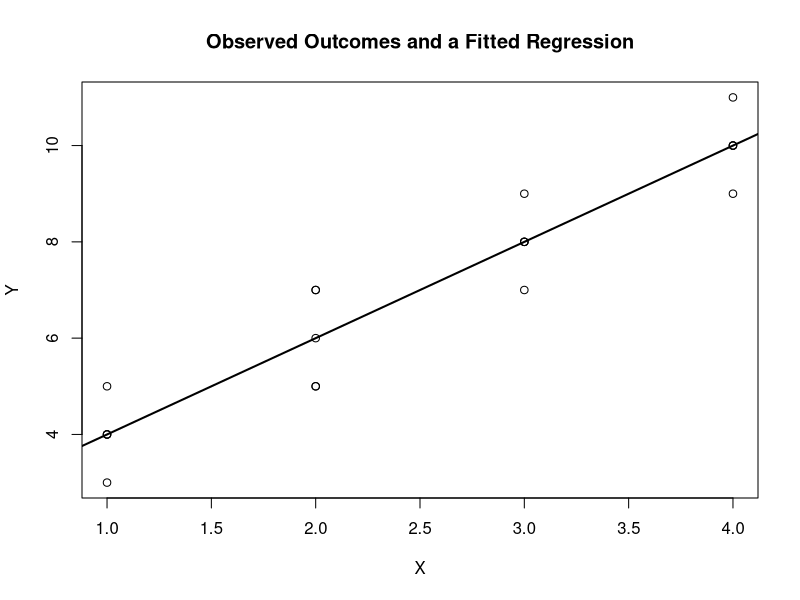
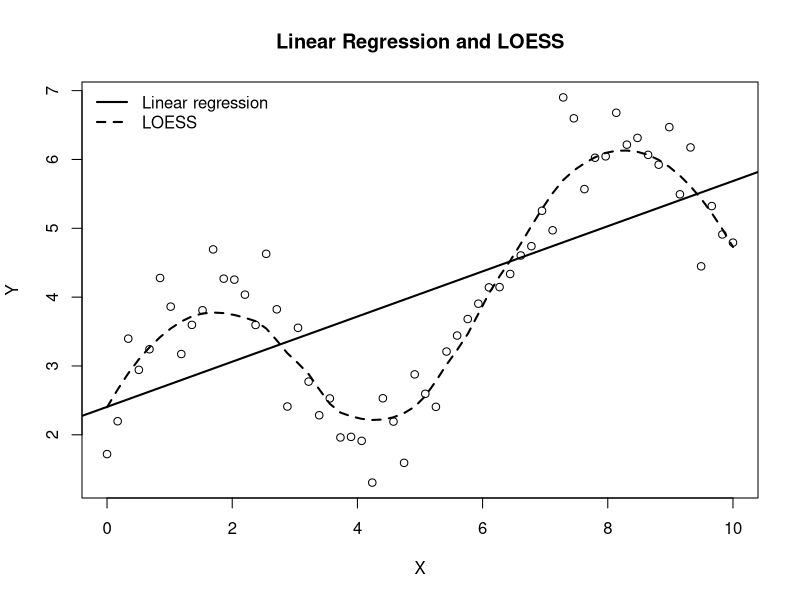
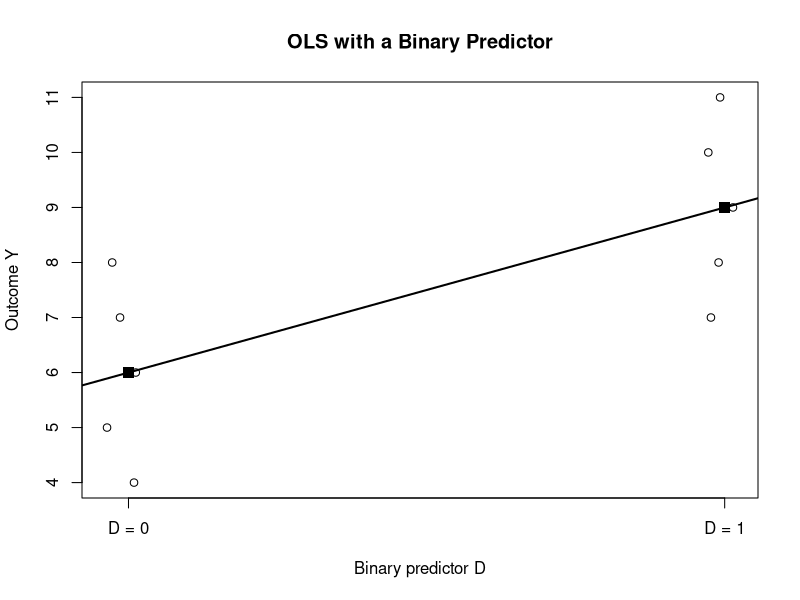
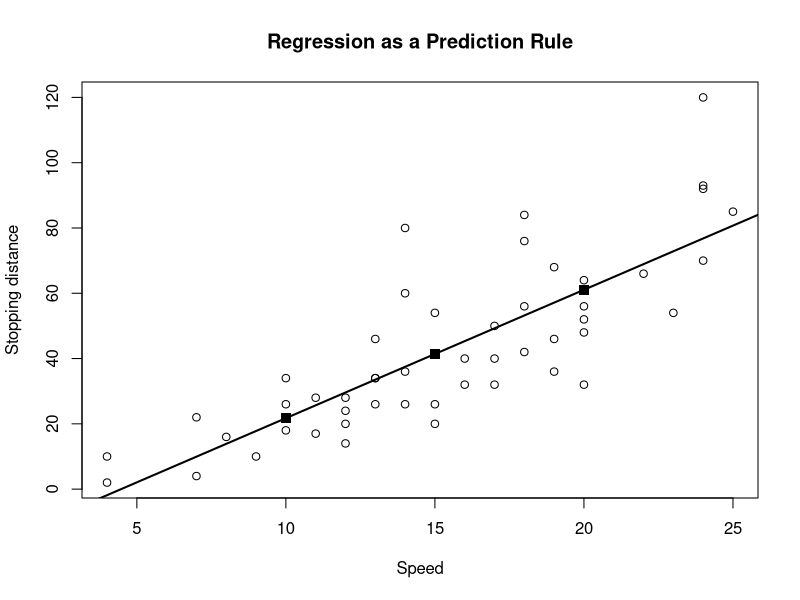
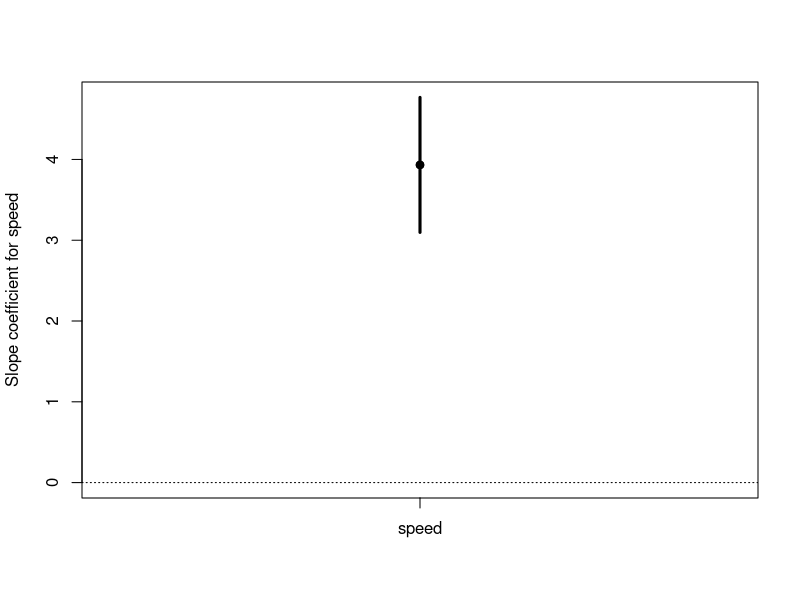
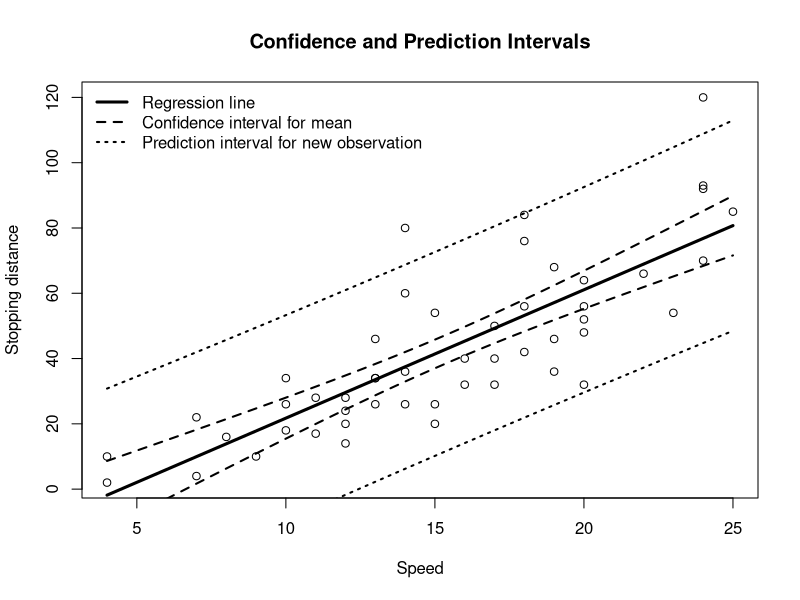
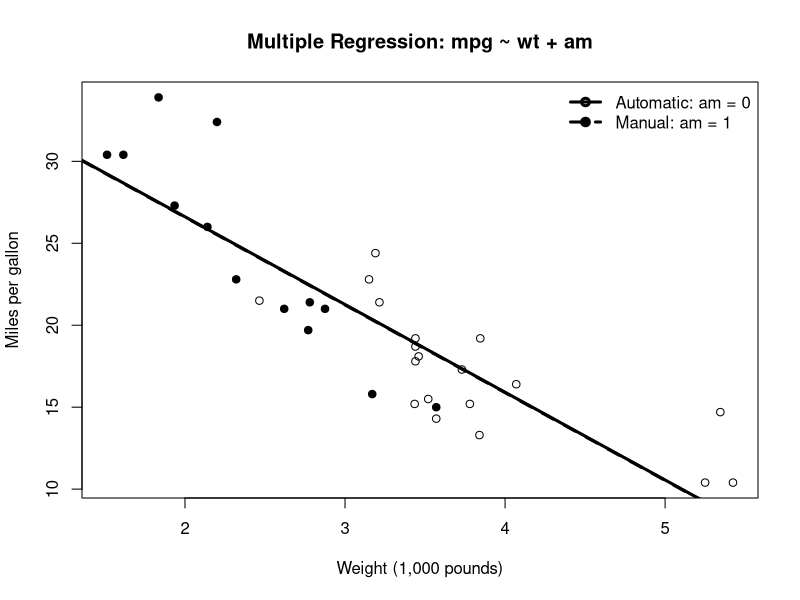
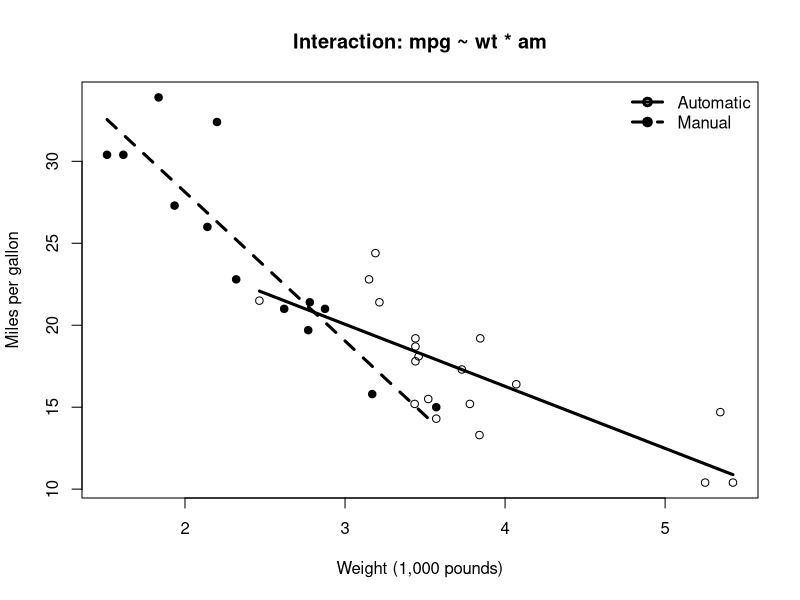

These figures' R source, in order:
## ---- chunk 1
knitr::opts_chunk$set(
  echo = TRUE,
  message = FALSE,
  warning = FALSE,
  fig.width = 7,
  fig.height = 5
)
## ---- chunk 2
x <- rep(c(1, 2, 3, 4), each = 5)
y <- c(3, 4, 4, 5, 4,
       5, 5, 6, 7, 7,
       7, 8, 8, 9, 8,
       9, 10, 11, 10, 10)

dat <- data.frame(x, y)

tapply(dat$y, dat$x, mean)

fit <- lm(y ~ x, data = dat)
summary(fit)

plot(
  dat$x,
  dat$y,
  xlab = "X",
  ylab = "Y",
  main = "Observed Outcomes and a Fitted Regression"
)
abline(fit, lwd = 2)
## ---- chunk 3
# A binary outcome: 1 = employed, 0 = not employed.
employed <- c(1, 1, 1, 1, 0, 1, 1, 1, 0, 1)

mean(employed)   # 0.8

# Every person is a 0 or a 1, so no one has the value 0.8:
sort(unique(employed))

# For a binary Y the conditional mean IS the probability that Y = 1.
# A count outcome makes the same point:
visits <- c(7, 9, 10, 11, 14)
mean(visits)     # 10.2 -- not a possible number of visits
## ---- chunk 4
set.seed(123)

x <- seq(0, 10, length.out = 60)
y <- 2 + 0.35 * x + 1.5 * sin(x) + rnorm(60, sd = 0.5)

dat_curve <- data.frame(x, y)

fit_linear <- lm(y ~ x, data = dat_curve)
fit_loess <- loess(y ~ x, data = dat_curve, span = 0.60)

plot(
  dat_curve$x,
  dat_curve$y,
  xlab = "X",
  ylab = "Y",
  main = "Linear Regression and LOESS"
)
abline(fit_linear, lwd = 2)

ord <- order(dat_curve$x)
lines(
  dat_curve$x[ord],
  predict(fit_loess)[ord],
  lwd = 2,
  lty = 2
)

legend(
  "topleft",
  legend = c("Linear regression", "LOESS"),
  lty = c(1, 2),
  lwd = 2,
  bty = "n"
)
## ---- chunk 5
set.seed(42)

# Continuous outcome
x_cont <- runif(200, 0, 10)
y_cont <- 4 + 2 * x_cont + rnorm(200, sd = 3)
dat_cont <- data.frame(x = x_cont, y_cont = y_cont)
fit_ols <- lm(y_cont ~ x, data = dat_cont)

# Binary outcome
x_binary <- runif(200, 0, 10)
p_binary <- 1 / (1 + exp(-(-3 + 0.6 * x_binary)))
y_binary <- rbinom(200, size = 1, prob = p_binary)
dat_binary <- data.frame(x = x_binary, y_binary = y_binary)
fit_logit <- glm(
  y_binary ~ x,
  family = binomial(link = "logit"),
  data = dat_binary
)

# Count outcome
x_count <- runif(200, 0, 5)
lambda <- exp(0.4 + 0.25 * x_count)
count <- rpois(200, lambda = lambda)
dat_count <- data.frame(x = x_count, count = count)
fit_pois <- glm(
  count ~ x,
  family = poisson(link = "log"),
  data = dat_count
)

# Flexible conditional-mean smoother
fit_loess <- loess(y ~ x, data = dat_curve)

summary(fit_ols)
summary(fit_logit)
summary(fit_pois)
## ---- chunk 6
# Zeros are ordinary observations in count data:
sum(dat_count$count == 0)
min(dat_count$count)

# But no fitted value is ever zero, because lambda = exp(X %*% beta) > 0 always:
lambda_hat <- fitted(fit_pois)
min(lambda_hat)

# The model never predicts zero; it assigns zero a probability.
# At the smallest fitted mean, P(Y = 0) = exp(-lambda):
exp(-min(lambda_hat))
## ---- chunk 7
D <- c(rep(0, 5), rep(1, 5))
Y <- c(4, 5, 6, 7, 8,
       7, 8, 9, 10, 11)

dat_binary_ols <- data.frame(D, Y)

fit_binary <- lm(Y ~ D, data = dat_binary_ols)
summary(fit_binary)
coef(fit_binary)

mean(dat_binary_ols$Y[dat_binary_ols$D == 0])
mean(dat_binary_ols$Y[dat_binary_ols$D == 1])
mean(dat_binary_ols$Y[dat_binary_ols$D == 1]) -
  mean(dat_binary_ols$Y[dat_binary_ols$D == 0])
## ---- chunk 8
plot(
  jitter(dat_binary_ols$D, amount = 0.04),
  dat_binary_ols$Y,
  xaxt = "n",
  xlab = "Binary predictor D",
  ylab = "Outcome Y",
  main = "OLS with a Binary Predictor"
)
axis(1, at = c(0, 1), labels = c("D = 0", "D = 1"))

abline(fit_binary, lwd = 2)
points(
  c(0, 1),
  c(
    mean(dat_binary_ols$Y[dat_binary_ols$D == 0]),
    mean(dat_binary_ols$Y[dat_binary_ols$D == 1])
  ),
  pch = 15,
  cex = 1.5
)
## ---- chunk 9
fit_cars <- lm(dist ~ speed, data = cars)
summary(fit_cars)
coef(fit_cars)

# Predictions for training observations
train_predictions <- predict(fit_cars)
head(data.frame(
  speed = cars$speed,
  observed_dist = cars$dist,
  predicted_dist = train_predictions
))

# Predictions for new cases
new_cases <- data.frame(speed = c(10, 15, 20))
new_cases$predicted_dist <- predict(
  fit_cars,
  newdata = new_cases
)
new_cases

# Reproduce predict() literally from the coefficients
b <- coef(fit_cars)
manual_predictions <- b[1] + b[2] * new_cases$speed
cbind(new_cases, manual_predictions = manual_predictions)
## ---- chunk 10
plot(
  cars$speed,
  cars$dist,
  xlab = "Speed",
  ylab = "Stopping distance",
  main = "Regression as a Prediction Rule"
)
abline(fit_cars, lwd = 2)
points(
  new_cases$speed,
  new_cases$predicted_dist,
  pch = 15,
  cex = 1.4
)
## ---- chunk 11
confint(fit_cars, level = 0.95)

coef_table <- summary(fit_cars)$coefficients
coef_table

b_speed <- coef_table["speed", "Estimate"]
se_speed <- coef_table["speed", "Std. Error"]

# Approximate 95% confidence interval
b_speed + c(-1, 1) * 2 * se_speed
## ---- chunk 12
fit_cars <- lm(dist ~ speed, data = cars)

summary(fit_cars)$r.squared

mse_mean_only <- mean(
  (cars$dist - mean(cars$dist))^2
)

mse_model <- mean(
  (cars$dist - predict(fit_cars))^2
)

mse_mean_only
mse_model
1 - mse_model / mse_mean_only
## ---- chunk 13
set.seed(7)

# The true DGP: Y = f(X) + epsilon, with f known to us only in a simulation.
f <- function(x) 2 + 0.8 * x
sigma <- 2

simulate_data <- function(n) {
  x <- runif(n, 0, 10)
  data.frame(x = x, y = f(x) + rnorm(n, sd = sigma))
}

# A large test set, used to measure out-of-sample prediction error.
test <- simulate_data(5000)

# The oracle: predict using the TRUE f. No model can beat this.
oracle_mse <- mean((test$y - f(test$x))^2)

# Fit on training samples of different sizes and score on the same test set.
test_mse_at <- function(n) {
  train <- simulate_data(n)
  fit <- lm(y ~ x, data = train)
  mean((test$y - predict(fit, newdata = test))^2)
}

round(
  c(
    irreducible = sigma^2,      # Var(epsilon): the floor
    oracle      = oracle_mse,   # the true f, estimated on nothing
    n_25        = test_mse_at(25),
    n_250       = test_mse_at(250),
    n_10000     = test_mse_at(10000)
  ),
  3
)
## ---- chunk 14
fit <- lm(dist ~ speed, data = cars)

# 1. Confidence intervals for regression coefficients
confint(fit)

# 2. Confidence interval for the conditional mean at speed = 15
predict(
  fit,
  newdata = data.frame(speed = 15),
  interval = "confidence"
)

# 3. Prediction interval for one new observation at speed = 15
predict(
  fit,
  newdata = data.frame(speed = 15),
  interval = "prediction"
)
## ---- chunk 15
fit <- lm(dist ~ speed, data = cars)

# The variance-covariance matrix: variances on the diagonal,
# covariances off it.
vcov(fit)

# As a correlation, the two estimates are nearly redundant:
cov2cor(vcov(fit))

# The off-diagonal entry is exactly -xbar * Var(beta1hat):
c(
  off_diagonal = vcov(fit)["(Intercept)", "speed"],
  formula      = -mean(cars$speed) * vcov(fit)["speed", "speed"]
)

# CORRECT interval for the conditional mean at speed = 15:
predict(fit, newdata = data.frame(speed = 15), interval = "confidence")

# NAIVE first difference: hold the intercept fixed and swing the slope
# across the ends of its own confidence interval.
coef(fit)[1] + confint(fit)["speed", ] * 15
## ---- chunk 16
V <- vcov(fit)
x <- 15

terms <- c(
  var_b0     = V[1, 1],
  x2_var_b1  = x^2 * V[2, 2],
  cross_term = 2 * x * V[1, 2]
)
terms
sum(terms)

# Standard errors: correct versus naive.
c(
  correct = sqrt(sum(terms)),
  naive   = x * sqrt(V[2, 2])
)

# The general formula, c' V c, reproduces what predict() reports:
cvec <- c(1, x)
sqrt(t(cvec) %*% V %*% cvec)
## ---- chunk 17
fit0 <- lm(dist ~ speed - 1, data = cars)

vcov(fit0)   # a 1x1 matrix

predict(fit0, newdata = data.frame(speed = 15), interval = "confidence")

confint(fit0)["speed", ] * 15   # identical, to every printed digit
## ---- chunk 18
tq <- qt(0.975, df.residual(fit))
s  <- summary(fit)$sigma

naive_width <- function(x) 2 * tq * x * sqrt(V[2, 2])
ci_width    <- function(x) 2 * tq * sqrt(V[1, 1] + x^2 * V[2, 2] + 2 * x * V[1, 2])
pi_width    <- function(x) 2 * tq * sqrt(s^2 + V[1, 1] + x^2 * V[2, 2] + 2 * x * V[1, 2])

# The one x where the shortcut happens to be right:
# solve Var(b0) + 2x Cov = 0  =>  x* = mean(x^2) / (2 * mean(x))
xstar <- mean(cars$speed^2) / (2 * mean(cars$speed))

xs <- c(0, 5, xstar, mean(cars$speed), 20, 25, 100)
round(
  data.frame(
    x             = xs,
    naive         = naive_width(xs),
    correct_ci    = ci_width(xs),
    prediction    = pi_width(xs),
    naive_over_ci = naive_width(xs) / ci_width(xs)
  ),
  3
)

range(cars$speed)   # x* falls INSIDE the observed data
## ---- chunk 19
# Simple model: the difference depends on beta1 alone, so both agree.
c(
  full  = sqrt(t(c(0, 5)) %*% vcov(fit) %*% c(0, 5)),
  naive = 5 * sqrt(vcov(fit)["speed", "speed"])
)

# Quadratic model: the same difference now loads on TWO coefficients.
fitq <- lm(dist ~ speed + I(speed^2), data = cars)
cq <- c(0, 20 - 15, 20^2 - 15^2)

c(
  full  = sqrt(t(cq) %*% vcov(fitq) %*% cq),
  naive = 5 * sqrt(vcov(fitq)["speed", "speed"]),
  corr  = cov2cor(vcov(fitq))["speed", "I(speed^2)"]
)
## ---- chunk 20
fit <- lm(dist ~ speed, data = cars)

slope <- coef(fit)["speed"]
slope_ci <- confint(fit)["speed", ]

plot(
  1, slope,
  xlim = c(0.5, 1.5),
  ylim = range(c(0, slope_ci)),
  xaxt = "n",
  xlab = "",
  ylab = "Slope coefficient for speed",
  pch = 19
)

segments(
  x0 = 1,
  y0 = slope_ci[1],
  x1 = 1,
  y1 = slope_ci[2],
  lwd = 3
)

points(1, slope, pch = 19)
axis(1, at = 1, labels = "speed")
abline(h = 0, lty = 3)
## ---- chunk 21
fit <- lm(dist ~ speed, data = cars)

speed_grid <- data.frame(
  speed = seq(
    from = min(cars$speed),
    to = max(cars$speed),
    length.out = 200
  )
)

conf_band <- predict(
  fit,
  newdata = speed_grid,
  interval = "confidence",
  level = 0.95
)

pred_band <- predict(
  fit,
  newdata = speed_grid,
  interval = "prediction",
  level = 0.95
)

plot(
  cars$speed,
  cars$dist,
  xlab = "Speed",
  ylab = "Stopping distance",
  main = "Confidence and Prediction Intervals"
)

lines(speed_grid$speed, conf_band[, "fit"], lwd = 3)
lines(speed_grid$speed, conf_band[, "lwr"], lty = 2, lwd = 2)
lines(speed_grid$speed, conf_band[, "upr"], lty = 2, lwd = 2)
lines(speed_grid$speed, pred_band[, "lwr"], lty = 3, lwd = 2)
lines(speed_grid$speed, pred_band[, "upr"], lty = 3, lwd = 2)

legend(
  "topleft",
  legend = c(
    "Regression line",
    "Confidence interval for mean",
    "Prediction interval for new observation"
  ),
  lty = c(1, 2, 3),
  lwd = c(3, 2, 2),
  bty = "n"
)
## ---- chunk 22
fit <- lm(dist ~ speed, data = cars)

b <- coef(fit)

# Calculate the prediction literally from the coefficients
manual_prediction <- b[1] + b[2] * 15
manual_prediction

# Ask predict() for the point prediction
predict(
  fit,
  newdata = data.frame(speed = 15)
)
## ---- chunk 23
fit_simple <- lm(mpg ~ am, data = mtcars)
fit_multiple <- lm(mpg ~ wt + am, data = mtcars)

coef(fit_simple)
coef(fit_multiple)

# Two cars with exactly the same weight
same_weight <- data.frame(
  wt = c(3, 3),
  am = c(0, 1)
)

predicted_mpg <- predict(
  fit_multiple,
  newdata = same_weight
)

predicted_mpg
predicted_mpg[2] - predicted_mpg[1]
coef(fit_multiple)["am"]

# Two cars with the same transmission, different weight
same_transmission <- data.frame(
  wt = c(3, 4),
  am = c(0, 0)
)

predicted_mpg <- predict(
  fit_multiple,
  newdata = same_transmission
)

predicted_mpg[2] - predicted_mpg[1]
coef(fit_multiple)["wt"]
## ---- chunk 24
point_type <- ifelse(mtcars$am == 1, 19, 1)

plot(
  mtcars$wt,
  mtcars$mpg,
  pch = point_type,
  xlab = "Weight (1,000 pounds)",
  ylab = "Miles per gallon",
  main = "Multiple Regression: mpg ~ wt + am"
)

b <- coef(fit_multiple)
abline(a = b["(Intercept)"], b = b["wt"], lwd = 3)
abline(
  a = b["(Intercept)"] + b["am"],
  b = b["wt"],
  lwd = 3,
  lty = 2
)

legend(
  "topright",
  legend = c("Automatic: am = 0", "Manual: am = 1"),
  pch = c(1, 19),
  lty = c(1, 2),
  lwd = c(3, 3),
  bty = "n"
)
## ---- chunk 25
fit_interaction <- lm(mpg ~ wt * am, data = mtcars)
summary(fit_interaction)

mtcars_for_example <- mtcars
mtcars_for_example$wt_centered <-
  mtcars_for_example$wt - mean(mtcars_for_example$wt)

fit_interaction_centered <- lm(
  mpg ~ wt_centered * am,
  data = mtcars_for_example
)
summary(fit_interaction_centered)
## ---- chunk 26
set.seed(11)

alpha1 <- 2.00   # the causal effect of x on y
alpha2 <- 0.15   # the effect of the omitted confounder z on y

one_study <- function(n) {
  z <- rnorm(n)
  x <- 0.7 * z + rnorm(n)                      # x and z are related
  y <- 1 + alpha1 * x + alpha2 * z + rnorm(n)
  fit <- lm(y ~ x)                             # z omitted
  ci <- confint(fit)["x", ]
  c(est = unname(coef(fit)["x"]),
    lower = unname(ci[1]),
    upper = unname(ci[2]))
}

# What the short regression actually targets: beta1 = alpha1 + alpha2 * delta1,
# where delta1 is the population slope of z on x.
delta1 <- 0.7 / (0.7^2 + 1)
beta1 <- alpha1 + alpha2 * delta1
beta1

coverage <- function(n, reps = 2000) {
  out <- replicate(reps, one_study(n))
  c(n                 = n,
    mean_estimate     = mean(out["est", ]),
    covers_causal     = mean(out["lower", ] <= alpha1 & out["upper", ] >= alpha1),
    covers_projection = mean(out["lower", ] <= beta1  & out["upper", ] >= beta1))
}

round(rbind(coverage(100), coverage(1000), coverage(10000)), 4)
## ---- chunk 27
set.seed(9)

x <- seq(1, 10, length.out = 100)
y <- 5 + 2 * x - 0.25 * x^2 + rnorm(100, sd = 1.5)
dat_functional <- data.frame(x, y)

fit_linear <- lm(y ~ x, data = dat_functional)
fit_quadratic <- lm(y ~ x + I(x^2), data = dat_functional)
fit_cubic <- lm(y ~ x + I(x^2) + I(x^3), data = dat_functional)
fit_logx <- lm(y ~ log(x), data = dat_functional)

summary(fit_linear)$r.squared
summary(fit_quadratic)$r.squared
summary(fit_cubic)$r.squared
summary(fit_logx)$r.squared
## ---- chunk 28
fit_additive <- lm(mpg ~ wt + am, data = mtcars)
fit_interaction <- lm(mpg ~ wt * am, data = mtcars)

summary(fit_additive)
summary(fit_interaction)
## ---- chunk 29
plot(
  mtcars$wt,
  mtcars$mpg,
  pch = ifelse(mtcars$am == 0, 1, 19),
  xlab = "Weight (1,000 pounds)",
  ylab = "Miles per gallon",
  main = "Interaction: mpg ~ wt * am"
)

auto_wt <- seq(
  min(mtcars$wt[mtcars$am == 0]),
  max(mtcars$wt[mtcars$am == 0]),
  length.out = 100
)

manual_wt <- seq(
  min(mtcars$wt[mtcars$am == 1]),
  max(mtcars$wt[mtcars$am == 1]),
  length.out = 100
)

auto_pred <- predict(
  fit_interaction,
  newdata = data.frame(wt = auto_wt, am = 0)
)

manual_pred <- predict(
  fit_interaction,
  newdata = data.frame(wt = manual_wt, am = 1)
)

lines(auto_wt, auto_pred, lwd = 3)
lines(manual_wt, manual_pred, lwd = 3, lty = 2)

legend(
  "topright",
  legend = c("Automatic", "Manual"),
  pch = c(1, 19),
  lty = c(1, 2),
  lwd = c(3, 3),
  bty = "n"
)
## ---- chunk 30
set.seed(26)

x_left <- runif(35, min = 1, max = 4)
x_right <- runif(35, min = 7, max = 10)
x <- c(x_left, x_right)

y <- c(
  2 + 3 * x_left + rnorm(35, mean = 0, sd = 0.5),
  28 - x_right + rnorm(35, mean = 0, sd = 0.5)
)

gap_data <- data.frame(x = x, y = y)

fit_linear <- lm(y ~ x, data = gap_data)
fit_quadratic <- lm(y ~ x + I(x^2), data = gap_data)

new_point <- data.frame(x = 5.5)
predict(fit_linear, newdata = new_point)
predict(fit_quadratic, newdata = new_point)
## ---- chunk 31
x_grid <- seq(1, 10, length.out = 300)
new_grid <- data.frame(x = x_grid)

linear_hat <- predict(fit_linear, newdata = new_grid)
quadratic_hat <- predict(fit_quadratic, newdata = new_grid)

plot(
  gap_data$x,
  gap_data$y,
  xlab = "X",
  ylab = "Y",
  main = "Interpolation Across a Gap in the Training Data",
  pch = 19
)

rect(
  xleft = 4,
  ybottom = par("usr")[3],
  xright = 7,
  ytop = par("usr")[4],
  density = 12,
  angle = 45,
  border = NA
)

points(gap_data$x, gap_data$y, pch = 19)
lines(x_grid, linear_hat, lwd = 3)
lines(x_grid, quadratic_hat, lwd = 3, lty = 2)
abline(v = c(4, 7), lty = 3)

points(
  5.5,
  predict(fit_linear, newdata = data.frame(x = 5.5)),
  pch = 1,
  cex = 1.5,
  lwd = 2
)

points(
  5.5,
  predict(fit_quadratic, newdata = data.frame(x = 5.5)),
  pch = 2,
  cex = 1.5,
  lwd = 2
)

legend(
  "topleft",
  legend = c(
    "Linear fit",
    "Quadratic fit",
    "Gap with no training observations"
  ),
  lty = c(1, 2, NA),
  lwd = c(3, 3, NA),
  fill = c(NA, NA, "black"),
  density = c(0, 0, 35),
  angle = 45,
  border = c(NA, NA, "black"),
  bty = "n"
)
## ---- chunk 32
fit_linear <- lm(waiting ~ eruptions, data = faithful)
fit_quadratic <- lm(
  waiting ~ eruptions + I(eruptions^2),
  data = faithful
)
fit_cubic <- lm(
  waiting ~ eruptions + I(eruptions^2) + I(eruptions^3),
  data = faithful
)

summary(fit_linear)$r.squared
summary(fit_quadratic)$r.squared
summary(fit_cubic)$r.squared

new_case <- data.frame(eruptions = 7)
predict(fit_linear, newdata = new_case)
predict(fit_quadratic, newdata = new_case)
predict(fit_cubic, newdata = new_case)
## ---- chunk 33
x_grid <- seq(1.4, 7, length.out = 300)
new_grid <- data.frame(eruptions = x_grid)

plot(
  faithful$eruptions,
  faithful$waiting,
  xlim = c(1.4, 7),
  ylim = c(15, 115),
  xlab = "Eruption duration (minutes)",
  ylab = "Waiting time (minutes)",
  main = "Functional Form and Extrapolation"
)

lines(x_grid, predict(fit_linear, newdata = new_grid), lwd = 3)
lines(
  x_grid,
  predict(fit_quadratic, newdata = new_grid),
  lwd = 3,
  lty = 2
)
lines(
  x_grid,
  predict(fit_cubic, newdata = new_grid),
  lwd = 3,
  lty = 3
)

abline(v = max(faithful$eruptions), lty = 2)

legend(
  "topleft",
  legend = c("Linear", "Quadratic", "Cubic"),
  lty = c(1, 2, 3),
  lwd = c(3, 3, 3),
  bty = "n"
)
## ---- chunk 34
fit_loess <- loess(waiting ~ eruptions, data = faithful)

predict(
  fit_loess,
  newdata = data.frame(eruptions = c(2, 4, 7))
)
## ---- chunk 35
fit_interaction <- lm(mpg ~ wt * am, data = mtcars)

predict(
  fit_interaction,
  newdata = data.frame(
    wt = c(5, 5),
    am = c(0, 1)
  )
)

range(mtcars$wt[mtcars$am == 0])
range(mtcars$wt[mtcars$am == 1])
## ---- chunk 36
x_control <- rep(0:8, each = 3)
x_treated <- rep(5:16, each = 3)

noise_control <- rep(c(-1, 0, 1), times = 9)
noise_treated <- rep(c(-1, 0, 1), times = 12)

Y0_control <- 5 + x_control + 0.4 * x_control^2 + noise_control
Y0_treated <- 5 + x_treated + 0.4 * x_treated^2 + noise_treated

D <- c(
  rep(0, length(x_control)),
  rep(1, length(x_treated))
)

x <- c(x_control, x_treated)
Y <- c(Y0_control, Y0_treated + 6)

causal_dat <- data.frame(Y, D, x)
## ---- chunk 37
fit_linear_adjustment <- lm(
  Y ~ D + x,
  data = causal_dat
)

fit_quadratic_adjustment <- lm(
  Y ~ D + x + I(x^2),
  data = causal_dat
)

coef(fit_linear_adjustment)["D"]
coef(fit_quadratic_adjustment)["D"]
## ---- chunk 38
overlap_dat <- causal_dat[
  causal_dat$x >= 5 & causal_dat$x <= 8,
]

fit_linear_overlap <- lm(
  Y ~ D + x,
  data = overlap_dat
)

fit_quadratic_overlap <- lm(
  Y ~ D + x + I(x^2),
  data = overlap_dat
)

coef(fit_linear_overlap)["D"]
coef(fit_quadratic_overlap)["D"]
## ---- chunk 39
plot(
  causal_dat$x,
  causal_dat$Y,
  pch = ifelse(causal_dat$D == 1, 19, 1),
  xlab = "Confounder X",
  ylab = "Observed outcome Y",
  main = "Limited Overlap in an Observational Study"
)

abline(v = 5, lty = 3)
abline(v = 8, lty = 3)

legend(
  "topleft",
  legend = c("Control", "Treated", "Overlap: X = 5 to 8"),
  pch = c(1, 19, NA),
  lty = c(NA, NA, 3),
  bty = "n"
)
## ---- chunk 40
x <- rep(0:16, each = 6)
D <- rep(c(0, 0, 0, 1, 1, 1), times = 17)
noise <- rep(c(-1, 0, 1, -1, 0, 1), times = 17)

Y0 <- 5 + x + 0.4 * x^2 + noise
Y <- Y0 + 6 * D

rct_dat <- data.frame(Y, D, x)

# Difference in means = treatment-only OLS coefficient
mean(rct_dat$Y[rct_dat$D == 1]) -
  mean(rct_dat$Y[rct_dat$D == 0])

fit_rct_simple <- lm(Y ~ D, data = rct_dat)
fit_rct_linear <- lm(Y ~ D + x, data = rct_dat)
fit_rct_quadratic <- lm(Y ~ D + x + I(x^2), data = rct_dat)

coef(fit_rct_simple)["D"]
coef(fit_rct_linear)["D"]
coef(fit_rct_quadratic)["D"]
